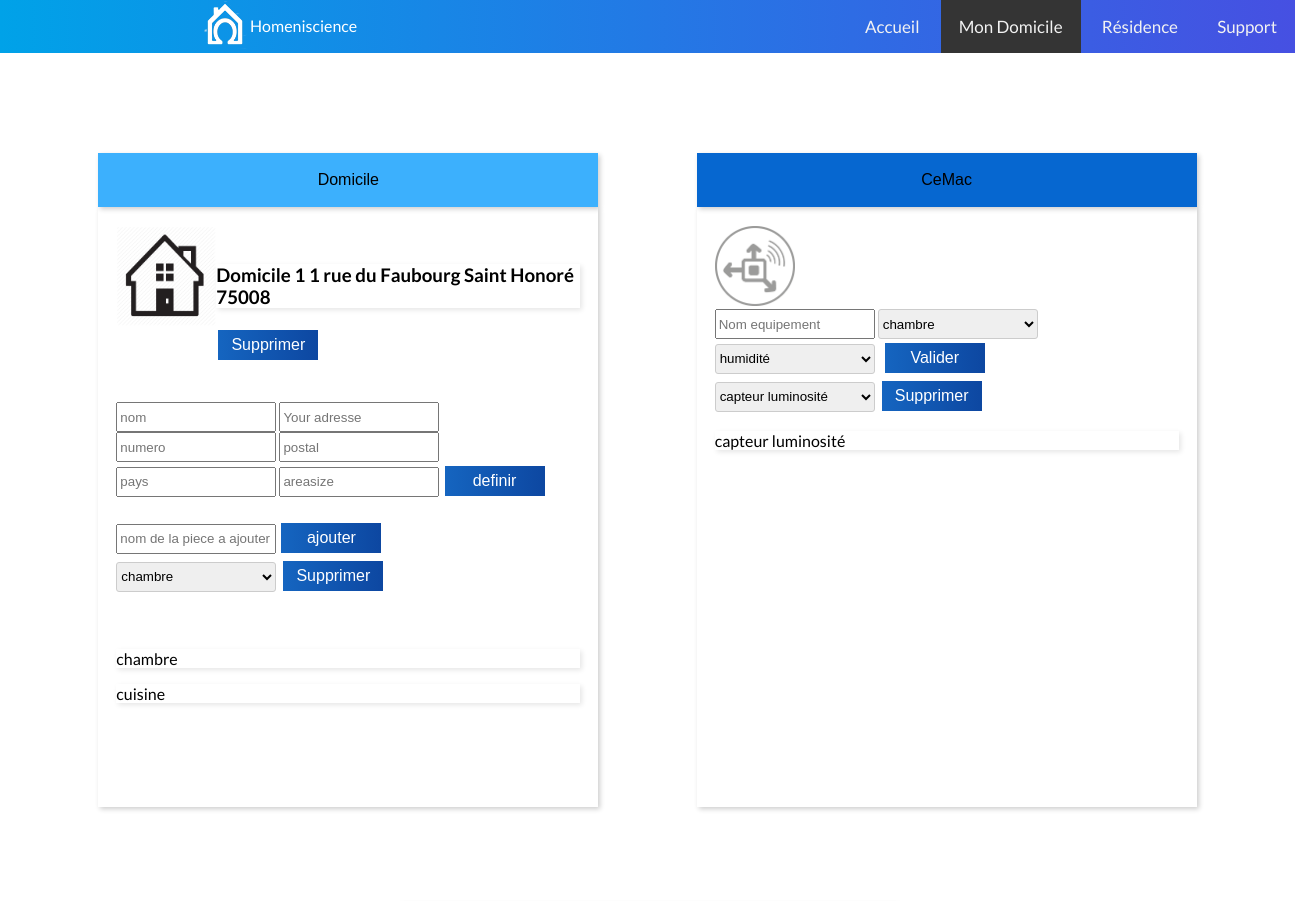
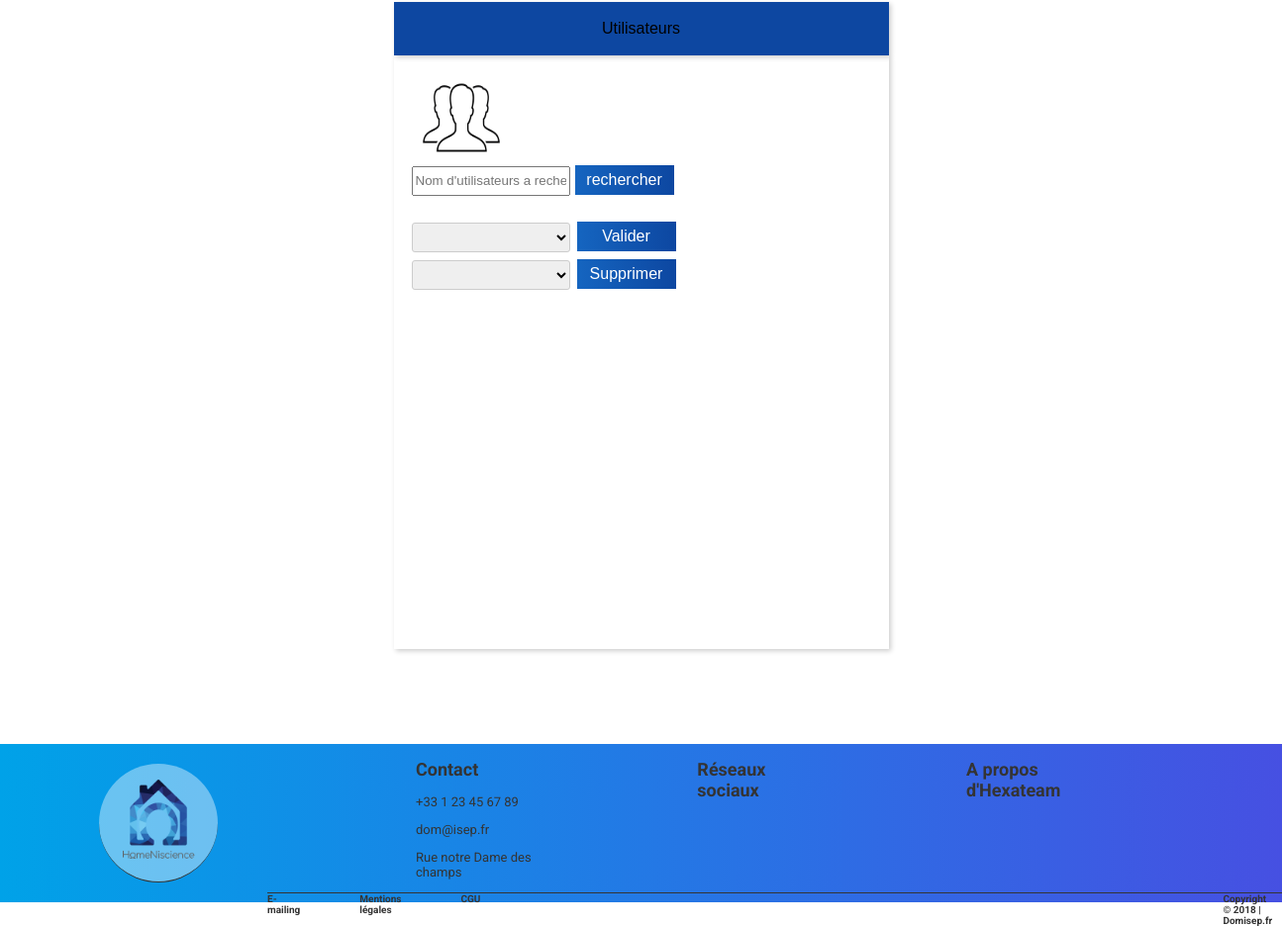
Screenshot of /page/domicile/index.php with the database file from the repository (2 pictures, top to bottom).
### tables this page shows
CREATE TABLE IF NOT EXISTS `domicile` (
  `ID` int(11) NOT NULL AUTO_INCREMENT,
  `ID_utilisateur_principal` int(11) NOT NULL,
  `nom` varchar(50) NOT NULL,
  `nombre_pieces` int(11) NOT NULL,
  `superficie` int(11) NOT NULL,
  `ID_type_habitation` int(11) NOT NULL,
  `numero_habitation` char(5) NOT NULL,
  `rue` varchar(50) NOT NULL,
  `code_postal` char(5) NOT NULL,
  `pays` varchar(50) NOT NULL,
  `ID_confidentialite` int(11) NOT NULL,
  `ID_gestionnaire` int(11) NOT NULL,
  PRIMARY KEY (`ID`)
);

CREATE TABLE IF NOT EXISTS `piece` (
  `ID` int(11) NOT NULL AUTO_INCREMENT,
  `ID_domicile` int(11) NOT NULL,
  `nom` varchar(50) NOT NULL,
  `nombre_capteurs` int(11) NOT NULL,
  PRIMARY KEY (`ID`)
);

CREATE TABLE IF NOT EXISTS `equipement` (
  `ID` int(11) NOT NULL AUTO_INCREMENT,
  `ID_piece` int(11) NOT NULL,
  `ID_domicile` int(11) NOT NULL,
  `nom` varchar(50) NOT NULL,
  `ID_type_equipement` int(11) NOT NULL,
  PRIMARY KEY (`ID`)
);

### page/domicile/index.php (called while the page is built)
<?php
$ID_utilisateur_principal=1;
require('domicile-model.php');
try {
    $ID_domicile=ID_domicile($ID_utilisateur_principal);
    require('domicile.php');
}catch (Exception $e) {
    echo 'Erreur : '.$e->getMessage();
}
?>

### page/domicile/domicile-model.php (called while the page is built, shortened)
<?php
try
{
    $bdd = new PDO('mysql:host=localhost;dbname=homeniscience;charset=utf8', 'root', '', array(PDO::ATTR_ERRMODE => PDO::ERRMODE_EXCEPTION));
}
catch(Exception $e)
{
    die('Erreur : '.$e->getMessage());
}
function ID_domicile($ID_utilisateur_principal)
{
    global $bdd;
    $ID = $bdd->query("SELECT ID FROM domicile WHERE ID_utilisateur_principal=$ID_utilisateur_principal");
    $ID_domicile=$ID->fetch();
    if ($ID_domicile>0){
        return $ID_domicile['ID'];
    }
    else{
        $ID_domicile=0;
        return $ID_domicile;
    }
}
?>

### page/domicile/ajout_capteur.php (the view, shortened to what this page needs)
<!DOCTYPE html>
<html>
<head>
    <link rel="stylesheet" href="ajout.css" />
</head>
<body>
    <?php
    try
    {
        $bdd = new PDO('mysql:host=localhost;dbname=homeniscience;charset=utf8', 'root', '');
    }
    catch(Exception $e)
    {
        die('Erreur : '.$e->getMessage());
    }
    ?>
    <br>
    <img src="sensorsicon.png" style="height: 80px;width: 80px;">
    <br>
    <div class="formulaire">
        <form class="add_capt" method="post">
            <input class="champ" type="text" id="nom" name="nom" placeholder="Nom equipement" required>
            <select class="select-style" id="piece" name="piece" required>
                <?php $reponse_piece = $bdd->query("SELECT nom,ID FROM piece WHERE ID_domicile = $ID_domicile ORDER BY ID");
                while ($donnees_piece = $reponse_piece->fetch()){
                    ?>
                    <option value="<?php echo $donnees_piece['ID']; ?>"> <?php echo $donnees_piece['nom']; ?> </option>
                <?php
                }
                ?>
            </select>
            <select class="select-style" id="type_capteur" name="type_capteur" required>
                <?php $reponse_capteur = $bdd->query("SELECT nom_type,ID FROM type_equipement ORDER BY ID");
                while ($donnees_capteur = $reponse_capteur->fetch()){
                    ?>
                    <option value="<?php echo $donnees_capteur['ID']; ?>"> <?php echo $donnees_capteur['nom_type']; ?> </option>
                <?php
                }
                ?>
            </select>
            <input class="boutton" name="add" type="submit" value="Valider">
        </form>
        <form method="POST">
            <select class="select-style" id="piece" name="ID_capt" required>
                <?php
                $capt = $bdd->query("SELECT equipement.nom,equipement.ID FROM equipement JOIN piece ON equipement.ID_piece = piece.ID WHERE piece.ID_domicile= $ID_domicile ");
                while ($cap = $capt->fetch()){
                    ?>
                    <option value="<?php echo $cap['ID'] ; ?>"> <?php echo $cap['nom']; ?> </option>
                    <?php
                }
                ?>
                <input class="boutton" type="submit" name="dell" value="Supprimer" >
        </form>
        <?php $equipement_ajoutés = $bdd->query("SELECT equipement.nom FROM equipement JOIN piece ON equipement.ID_piece = piece.ID WHERE piece.ID_domicile=$ID_domicile  ");
        while ($equ_dom = $equipement_ajoutés->fetch()){
            ?><p style="box-shadow: 2px 2px 5px rgba(0, 0, 0, .1);">
            <?php echo $equ_dom['nom']; ?>
            <?php
        }
        ?>
    </div>
</body>

### page/domicile/domicile.php (shortened to what this page needs)
<!DOCTYPE html>
<html>
<head>
    <link rel="stylesheet" href="domicile2.0.css">
</head>
<?php require ('../header.php'); ?>
<body>
<div class="container1" >
    <div class="container1">
        <div class="flex1"  >
            <button class="accordion" type="button" name="button" style="background-color: #3cb0fd ;  ">Domicile</button>
            <div class="panel" >
                <?php require ('Ajout-domicile.php'); ?>
            </div>
        </div>
    </div>
    <div class="container1">
        <div class="flex1">
            <button class="accordion" type="button" name="button" style="background-color:#0667D0 ; ">CeMac</button>
            <div class="panel" >
                <?php require ('ajout_capteur.php'); ?>
            </div>
        </div>
    </div>
    <div class="container1">
        <div class="flex1">
            <button class="accordion" type="button" name="button" >Utilisateurs</button>
            <div class="panel" >
                <?php require ('ajout_utilisateur.php'); ?>
            </div>
        </div>
    </div>
</div
</body>
<footer style="position: inherit">
    <?php require ('../footer.php')?>
</footer>
</html>

### page/header.php (shortened to what this page needs)
<!DOCTYPE html>
<html>
<head>
</head>
<body>
  <div class="topnav" id="myTopnav">
    <img class="img_default" id="img" src="/homeniscience/page/support/header_logo.png" alt="">
    <p id="text" class="text_default">Homeniscience</p>
    <a id="accueil" href="/homeniscience/page/accueil/index.php">Accueil</a>
    <a id="domicile" href="/homeniscience/page/domicile/">Mon Domicile</a>
    <a id="residence" href="/homeniscience/page/gestionnaire">Résidence</a>
    <a id="support" href="/homeniscience/page/support">Support</a>
  </div>
</body>
</html>

### page/domicile/Ajout-domicile.php (shortened to what this page needs)
<!DOCTYPE html>
<html>
<head>
    <link rel="stylesheet" href="ajout.css">
</head>
<div>
<?php
try
{
    $bdd = new PDO('mysql:host=localhost;dbname=homeniscience;charset=utf8', 'root', '');
}
catch(Exception $e)
{
    die('Erreur : '.$e->getMessage());
}
?>
<br>
<div style="display:flex;flex-wrap: nowrap">
<img src="homeicone.png" style="height: 100px;width: 100px;">
<div style="display: inline-block">
<?php $domicile = $bdd->query("SELECT nom,numero_habitation,rue,code_postal,superficie FROM domicile WHERE ID= $ID_domicile ORDER BY ID");
while ($dom = $domicile->fetch()){
    ?><br>
    <h3 style="box-shadow: 2px 2px 5px rgba(0, 0, 0, .1);">
        <?php echo $dom['nom'], ' ', $dom['numero_habitation'],' ', $dom['rue'],' ', $dom['code_postal']; ?></h3>
    <?php
}
?>
    <form method="post">
    <input class="boutton" type="submit" name="new" value="Supprimer" >
    </form>
</div>
</div>
    <br>
    <br>
<div class="formulaire">
    <form class="deff_domicile" method="post">
        <input type="text" id="name" name="nom" placeholder="nom ">
        <input type="text" id="adresse" name="rue" placeholder="Your adresse">
        <input type="text" id="num" name="num" placeholder="numero">
        <input type="text" id="cpost" name="post" placeholder="postal">
        <input type="text" id="pays" name="pays" placeholder="pays">
        <input type="text" id="superficie" name="size" placeholder="areasize ">
        <input class="boutton" type="submit" name="ajouter" value="definir" >
    </form>
    <br>
    <form class="add_room" method="post">
        <input type="text" id="piece" name="piece" placeholder="nom de la piece a ajouter ">
        <input class="boutton" type="submit" name="ajoutpiece" value="ajouter">
    </form>
    <form method="POST">
        <select class="select-style" id="piece" name="nom_piece" required>
            <?php
            $piece = $bdd->query("SELECT nom FROM piece WHERE ID_domicile=$ID_domicile  ");
            while ($donnees_pieces = $piece->fetch()){
                ?>
                <option value="<?php echo $donnees_pieces['nom'] ; ?>"> <?php echo $donnees_pieces['nom']; ?> </option>
                <?php
            }
            ?>
            <input class="boutton" type="submit" name="Suprimer" value="Supprimer" >
    </form>
</div>
    <br>
    <br>
    <?php $piece_ajoutées = $bdd->query("SELECT nom FROM piece WHERE ID_domicile=$ID_domicile ORDER BY ID");
    while ($piece_dom = $piece_ajoutées->fetch()){
        ?><p style="box-shadow: 2px 2px 5px rgba(0, 0, 0, .1);">
        <?php  echo  $piece_dom['nom']; ?>
        <?php
    }
    ?>
</div>
</html>

### page/domicile/ajout_utilisateur.php (shortened to what this page needs)
<!DOCTYPE html>
<html>
<head>
    <link rel="stylesheet" href="ajout.css">
</head>
<body>
<br>
<img src="usericone.png" style="height: 85px;width: 100px; display:inline-block">
<div class="formulaire">
    <form class="add_capt" method="post">
        <input class="champ" type="text" id="nom" name="nom" placeholder="Nom d'utilisateurs a rechercher" required>
        <input class="boutton" type="submit" name="recherche" value="rechercher">
    </form>
    <br>
    <form method="POST">
        <select class="select-style" id="piece" name="user" required>
        <input class="boutton" type="submit" name="Valider" value="Valider" >
    </form>
    <form method="POST">
        <select class="select-style" id="piece" name="member" required>
            <input class="boutton" type="submit" name="Supp" value="Supprimer" >
    </form>
    <br>
    <br>
</div>
</body>

### page/footer.php (shortened to what this page needs)
<!DOCTYPE html>
<html>
<head>
</head>
<footer>
    <nav class="nav_foot">
        <div id="elementdessus">
            <a id="accueil_foot" href="page/acceuil.html"><img class="logo_foot" src="/homeniscience/page/img/logoHomniscience.png"" alt="Homeniscience" title="Accueil" BackColor="transparent"/></a>
            <div id="contact">
                <h2 class="foot_titre">Contact</h2>
                <p class="foot_para">+33 1 23 45 67 89</p>
                <p class="foot_para">dom@isep.fr</p>
                <p class="foot_para">Rue notre Dame des champs</p>
            </div>
            <div id="reseau">
                <h2 class="foot_titre">Réseaux sociaux</h2>
            </div>
            <div id="about">
                <h2 class="foot_titre">A propos d'Hexateam</h2>
            </div>
        </div>
        <div id="elementdessous">
            <a id="foot_emailing" href="la page de l'email">E-mailing</a>
            <a id="foot_legale" href="MentionsLegales">Mentions légales</a>
            <a id="foot_CGU" href="CGU">CGU</a>
            <p class="copyright">Copyright © 2018 | Domisep.fr</p>
        </div>
    </nav>
</footer>

### page/domicile/domicile2.0.css (style rules this page uses)
* { text-decoration: none; //font-family: 'Comfortaa',sans-serif; box-sizing: border-box; }
.container1 { display: flex; flex-wrap: wrap; //align-content: stretch; min-height: 750px; margin-top: 50px; width: AUTO; min-height: 650px; flex-direction: row; margin-bottom: 50px; justify-content: space-evenly; padding: 0px; }
.flex1 { width:500px; height:600px; display:inline-block; //margin: 2%; }
.flex1 .accordion { background-color: #0D47A1; }
.accordion { cursor: pointer; padding: 18px; width: 100%; font-size: 16px; border: none; outline: none; transition: 0.4s; text-align: center; max-width: 500px ; box-shadow: 2px 2px 5px rgba(0, 0, 0, .2); }
.active, .accordion:hover { background-color: #ccc; }
.panel { height:650px; padding: 0 18px; background-color: white; max-height: 600px; max-width: 500px ; overflow-y: auto; transition: max-height 0.2s ease-out; box-shadow: 2px 2px 5px rgba(0, 0, 0, .2); }

### page/domicile/ajout.css (style rules this page uses)
div.formulaire { display: flex; flex-direction: column; }
input { width: 160px; height: 30px; }
.select-style { border: 1px solid #ccc; width: 160px; height: 30px; border-radius: 3px; overflow: hidden; margin-right: 5px; }
.boutton { background:linear-gradient(-90deg, #0D47A1, #1565C0); border: none; color: white; padding: 5px 2px; text-align: center; text-decoration: none; display: inline-block; font-size: 16px; margin: 4px 2px; max-width: 100px; cursor: pointer; }

### page/header.php (style rules this page uses)
body { margin: 0; font-family: 'Lato', Helvetica, sans-serif; }
.topnav { overflow: hidden; text-align: right; background:linear-gradient(-90deg, #4650E2, #00A2E8); margin-bottom: 50px; }
button { cursor:pointer; }
.topnav a { display: inline-block; color: #f2f2f2; text-align: center; padding: 16px 18px; text-decoration: none; font-size: 17px; }
.topnav .img_default { display: inline-block; float: left; margin-left: 200px; }
.topnav .text_default { display: inline-block; float:left; color: white; }
.active { background-color: #343434; color: white; }

### page/footer.php (style rules this page uses)
footer { font-family: 'Roboto',sans-serif; text-decoration: none; color:#343434; }
.nav_foot { position: static; display: flex; flex-direction: column; bottom: 0; height: 160px; width:100%; background:linear-gradient(-90deg, #4650E2, #00A2E8); }
#elementdessus { display: flex; }
#contact, #reseau { padding: 0px 10px 0px 150px; border-bottom: solid #343434 1px; }
#about { padding: 0px 190px 0px 160px; border-bottom: solid #343434 1px; }
h2 { font-size: 18px; }
.foot_para { font-size: 13px; }
#elementdessous { display: flex; justify-content: flex-start; }
#foot_emailing { font-size: 10px; font-weight: bold; color:#343434; margin: 0px 30px 0px 270px; }
#foot_CGU, #foot_legale { font-size: 10px; font-weight: bold; color:#343434; margin: 0px 30px 0px 30px; }
.copyright { font-size: 10px; font-weight: bold; color:#343434; margin: 0px 30px 0px 720px; }
.logo_foot { display: block; margin: 20px 50px 0px 100px; border-bottom: solid #343434 1px; height: 120px; width: 120px; padding: 10px 10px 10px 10px; border-radius: 70px; background: rgba(255,255,255,0.4); }

### rows the page displays
domicile: nom "Domicile 1", numero_habitation "1", rue "rue du Faubourg Saint Honoré", code_postal "75008"
piece: nom "chambre"
piece: nom "cuisine"
equipement: nom "capteur luminosité"

### other values shown
form field nom_piece "chambre"
form field piece "chambre"
form field type_capteur "humidité"
form field ID_capt "capteur luminosité"
